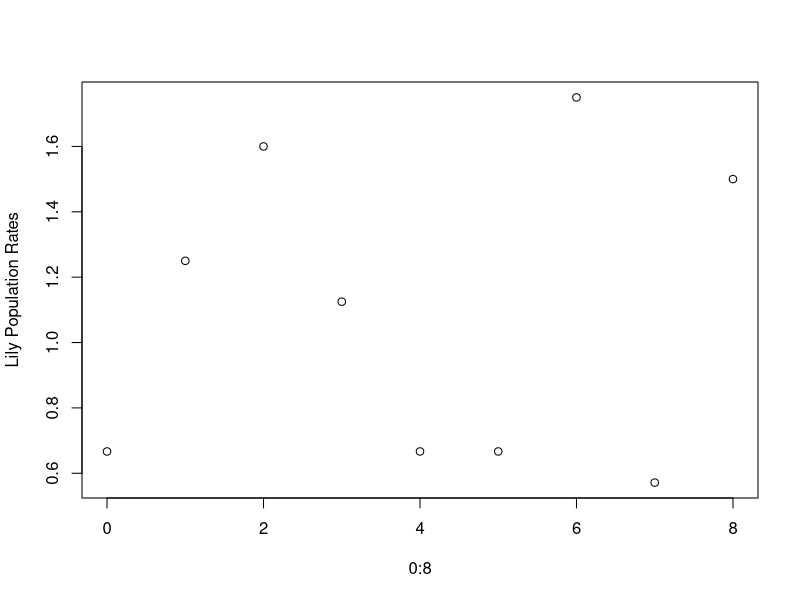
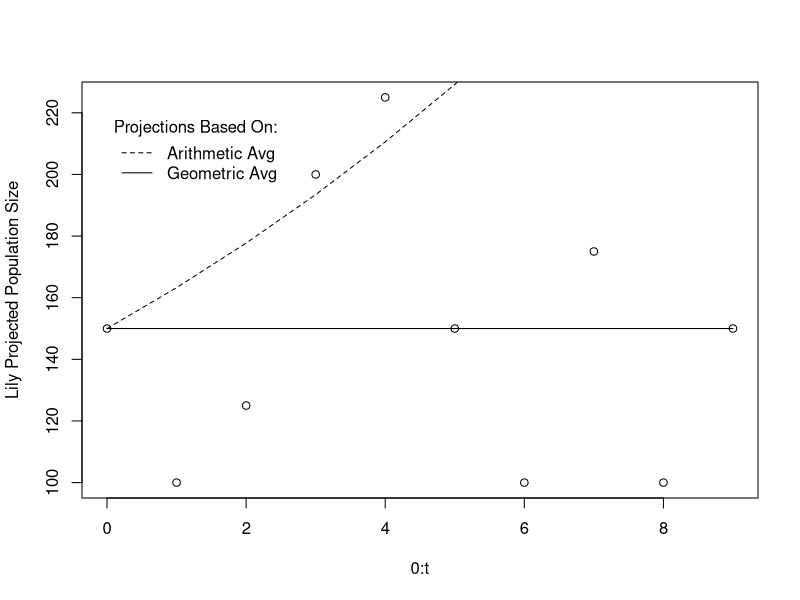
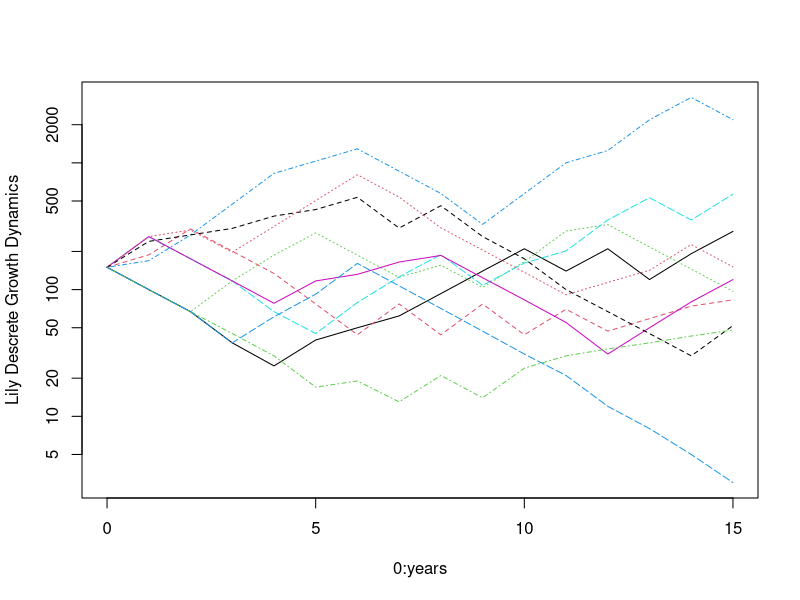
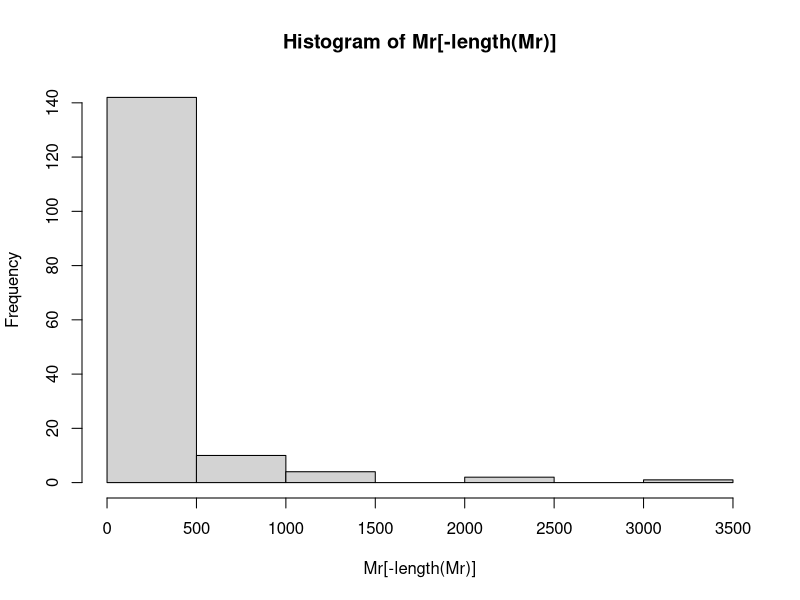
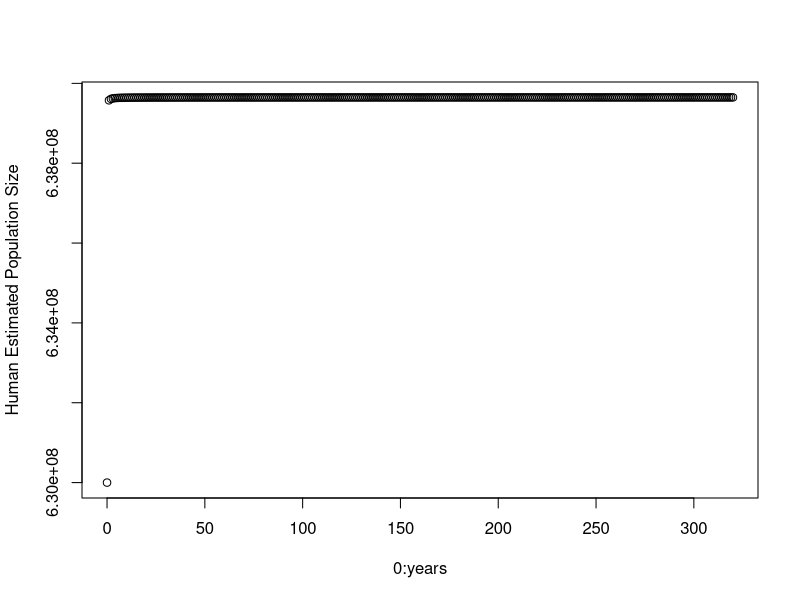
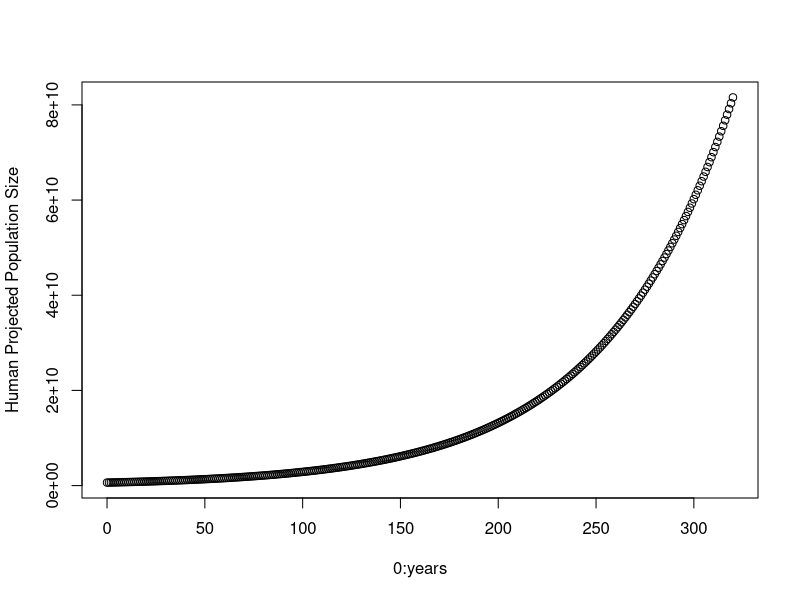
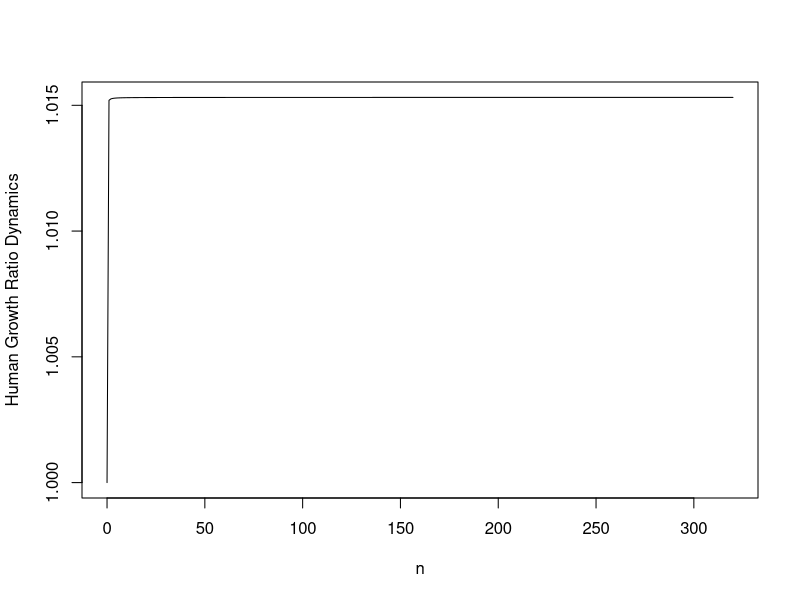
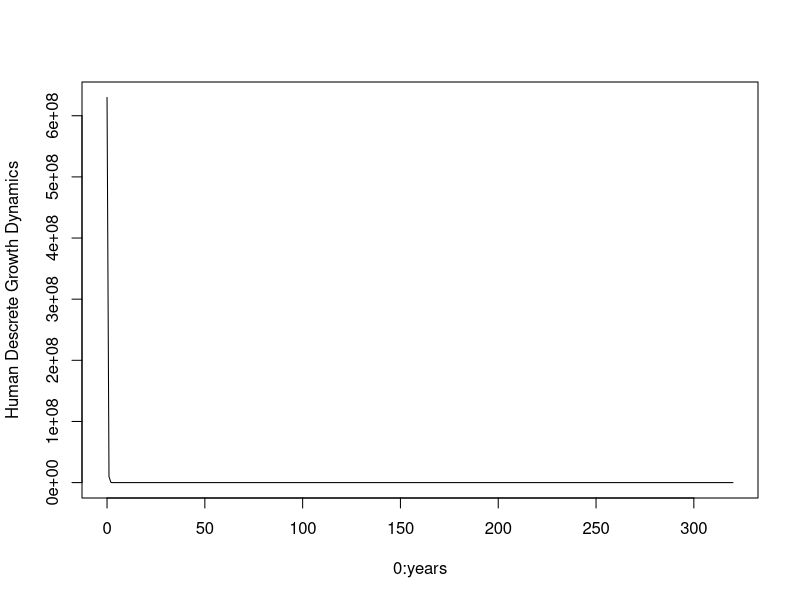

Here is the R script that generated these plots, in order:
#Author: Elizabeth Brooks
#Date: 21 January 2020
#CH 1 Problem Solutions

#Problem 1.1
# First we select the number of observed R (t = 9);
# this will require that we use ten years of lily data.
t <- 9
LL9 <- c(150,100,125,200,225,150,100,175,100,150)
#Problem 1.1, Parts b and c
# Next we calculate λ for each generation, from t to t + 1,
# and calculate the arithmetic and geometric means.
LLgr <- LL9[2:(t + 1)]/LL9[1:t]
lam.A <- sum(LLgr)/t
lam.G <- prod(LLgr)^(1/t)
plot(0:8, LLgr, ylab = "Lily Population Rates")
#Problem 1.1, Part a
#Graph of population size versus time
N0 <- LL9[1]
plot(0:t, LL9, ylab = "Lily Projected Population Size")
lines(0:t, N0 * lam.A^(0:t), lty = 2)
lines(0:t, N0 * lam.G^(0:t), lty = 1)
legend(0,220,c("Arithmetic Avg", "Geometric Avg"),
       title = "Projections Based On:",lty = 2:1,bty = "n",xjust = 0)
#Problem 1.1, Part d*
#Function to simulate population dynamics with random R, initial pop size,
# years to simulate, and number of simulations to run
PopSim <- function(Rs,Ni,time = 15,sims = 10) {
  sim.RM = matrix(sample(Rs,size = sims * years,replace = TRUE),
                  nrow = years, ncol = sims)
  output <- numeric(years + 1)
  output[1] <- Ni
  outmat <- sapply(1:sims, function(i) {
    for (t in 1:years) output[t + 1] <- round(output[t] * sim.RM[t, i], 0)
    output
  })
  return(outmat)
}
#Plotted use case for Problem 1.1, Part d*
#Note we use log scale to help us see the small populations
years <- 15
runs <- 10
#All but first, and last elements
Rr <- LL9[-1]/LL9[-length(LL9)]
Mr <- PopSim(Rr,N0,years,runs)
#Graph of projected population sizes to 2010
matplot(0:years,Mr,type = "l",log = "y",ylab = "Lily Descrete Growth Dynamics")
#Plot a histogram of the last simulated populations
hist(Mr[-length(Mr)])
summary(Mr[-length(Mr)])

#Problem 1.3, Part a
H0 <- 630000000
He <- 63000000000
years = 2003-1700
growth <- He/H0
rate <- log(growth)/years
#Problem 1.3, Part b  
#Graph of the model of human population size population
# size from 1700 to 2020
years = 2020-1700
runs = 1
n <- 0:years
#Calculate (1 + rd/n)^n for ever larger values of n
# in order to approximate the limit of the given equation
# for continuous exponential growth
H1 <- H0 * (1+rate/n)^n
plot(0:years, H1, ylab = "Human Estimated Population Size")
#Project the population sizes from 1700 to 2020 using
# the Nt = N0*e^(r*t) cotinuous exponential growth function
Ht <- H0 * exp(rate*n)
plot(0:years, Ht, ylab = "Human Projected Population Size")
#Plot the ratio and add some fancy math text to the plot
plot(n,H1/H0,type = "l",ylab = "Human Growth Ratio Dynamics")
text(50, 0.98, "For n = 100,")
text(50, 0.96, bquote((1 + frac("r"["d"], "n"))^"n" == .(round(H1[101]/H0, 3))))
#Simulate descrete growth dynamics and plot for comparison
Hr <- PopSim(rate,H0,years,runs)
matplot(0:years,Hr,type = "l",ylab = "Human Descrete Growth Dynamics")
#Problem 1.3, Part c
#Function for determining the time it takes for
# a population to reach m times its initial size,
# with a default of 2 for doublign times
m.times <- function(m=2,r) {
  log(m)/log(r)
}
#Function for determining the rates for the times
m.rates <- function(m,Ni,Ne) {
  r <- Ne/Ni
  log(m)/log(r)
}
#Use m.time to generate doubling times and add graph
# points indicating the population doublings from 1700 onward
m.times(2,growth)
m.rates(2,H0,He)
